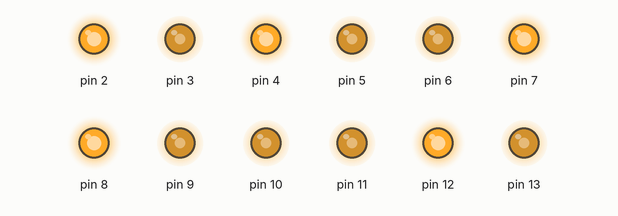
Recording of a sketch running on a simulated Arduino Leonardo, built for the host (arithmetic inside an expression is 32-bit, double 64-bit). On the bench: output pins drawn as LEDs (lit = HIGH).

Above: at 0.1 s.
Timing chart, 0 to 1.6 s (numbered marks = the images above):
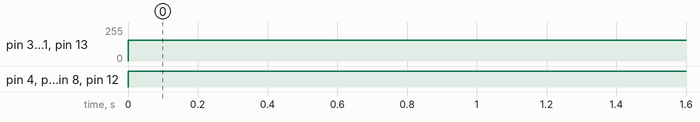

The sketch:

PWM_TEST.ino
```cpp
/*
 * ATmega2560 PWM frequency change Test
 *
 * - Default -
 * 4,13 pin PWM frequency = 1[kHz]
 * others = 500[Hz]
 *
 * 참고 사이트
 * ATmega2560 : https://www.etechnophiles.com/how-to-change-pwm-frequency-of-arduino-mega/
 * Ardino Uno : https://www.etechnophiles.com/change-frequency-pwm-pins-arduino-uno/
 */

void setup() {
  TCCR0B = TCCR0B & B11111000 | B00000010;
  // D4, D13 for PWM frequency of 7812.50 Hz
  TCCR1B = TCCR1B & B11111000 | B00000010;
  // D11, D12 for PWM frequency of 3921.16 Hz
  TCCR2B = TCCR2B & B11111000 | B00000010;
  // D9, D10 for  PWM frequency of 3921.16 Hz
  TCCR3B = TCCR3B & B11111000 | B00000010;
  // D2, D3, D5 for PWM frequency of 3921.16 Hz
  TCCR4B = TCCR4B & B11111000 | B00000010;
  // D6, D7, D8 for PWM frequency of 3921.16 Hz

  pinMode(2,OUTPUT);
  pinMode(3,OUTPUT);
  pinMode(4,OUTPUT);
  pinMode(5,OUTPUT);
  pinMode(6,OUTPUT);
  pinMode(7,OUTPUT);
  pinMode(8,OUTPUT);
  pinMode(9,OUTPUT);
  pinMode(10,OUTPUT);
  pinMode(11,OUTPUT);
  pinMode(12,OUTPUT);
  pinMode(13,OUTPUT);

  Serial.begin(9600);
}

void loop() {
  for(int i = 2 ; i <= 13 ; i++){
    analogWrite(i,155);
  }
}
```

Measured:
- by itself, pin 3, pin 5, pin 6, pin 9–11, pin 13: 0/255 → 155/255 at 0.00 s
- by itself, pin 4, pin 7, pin 8, pin 12: LOW → HIGH at 0.00 s
